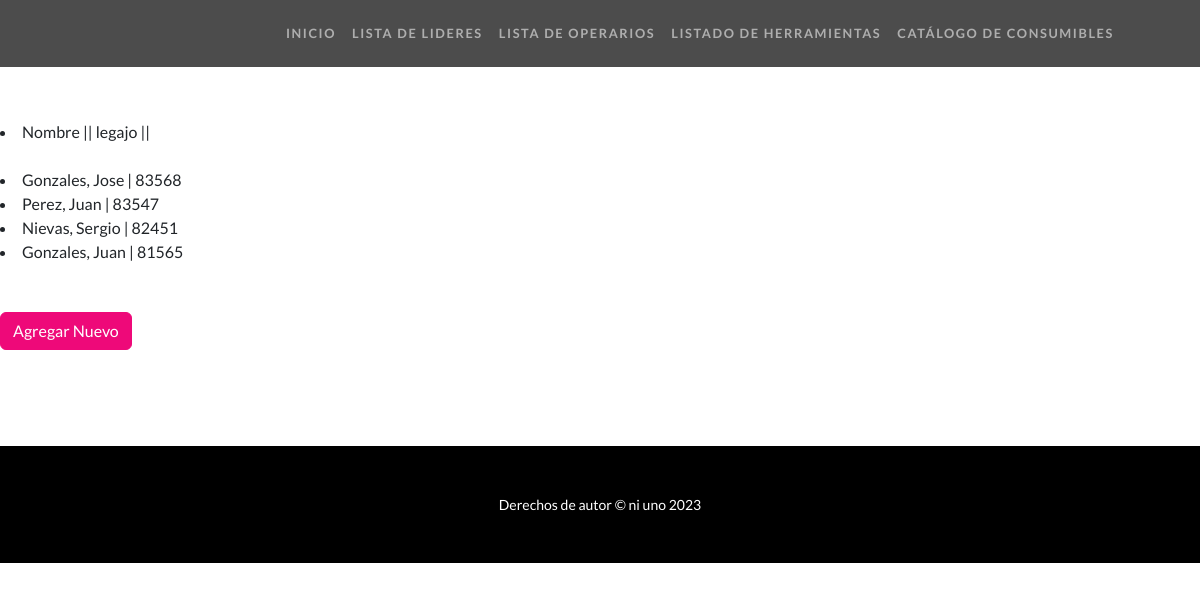
/lideres/, run on the app's committed database.
### taller/models.py (models this page shows)
class Lider(models.Model):
    nombre      = models.CharField(max_length=50,blank=True,null=True)
    apellido    = models.CharField(max_length=50)
    legajo      = models.IntegerField()
    sector      = models.CharField(max_length=40)
    def __str__(self) -> str:
        return self.apellido +', '+ self.nombre + ' | ' + str(self.legajo)

### taller/views.py (the view)
# urls.py: path('lideres/', views.leerLideres, name="Lideres"),
def leerLideres(request):
    lideres = Lider.objects.all()
    contexto = {"Lideres": lideres}
    return render(request, "taller/lideres.html", contexto)

### taller/templates/taller/lideres.html (shortened to what this page needs)
{% extends 'taller/base.html' %}
{% load static %}
{% block main %}
<br/><br/><br/><br/><br/>
<li>Nombre || legajo || </li>
<br/>
<body>
    {% for lider  in Lideres %}
    <li>{{lider}}</li>
    {% endfor %}
    <br/><br/>
    <a class="btn btn-primary" href="{%url 'NuevoLider'%}" role="button">Agregar Nuevo</a>
</body>
<br/><br/><br/><br/><br/>
    {% endblock main %}

### data on the page
Lider: apellido+nombre+legajo "Gonzales, Jose | 83568"
Lider: apellido+nombre+legajo "Perez, Juan | 83547"
Lider: apellido+nombre+legajo "Nievas, Sergio | 82451"
Lider: apellido+nombre+legajo "Gonzales, Juan | 81565"
